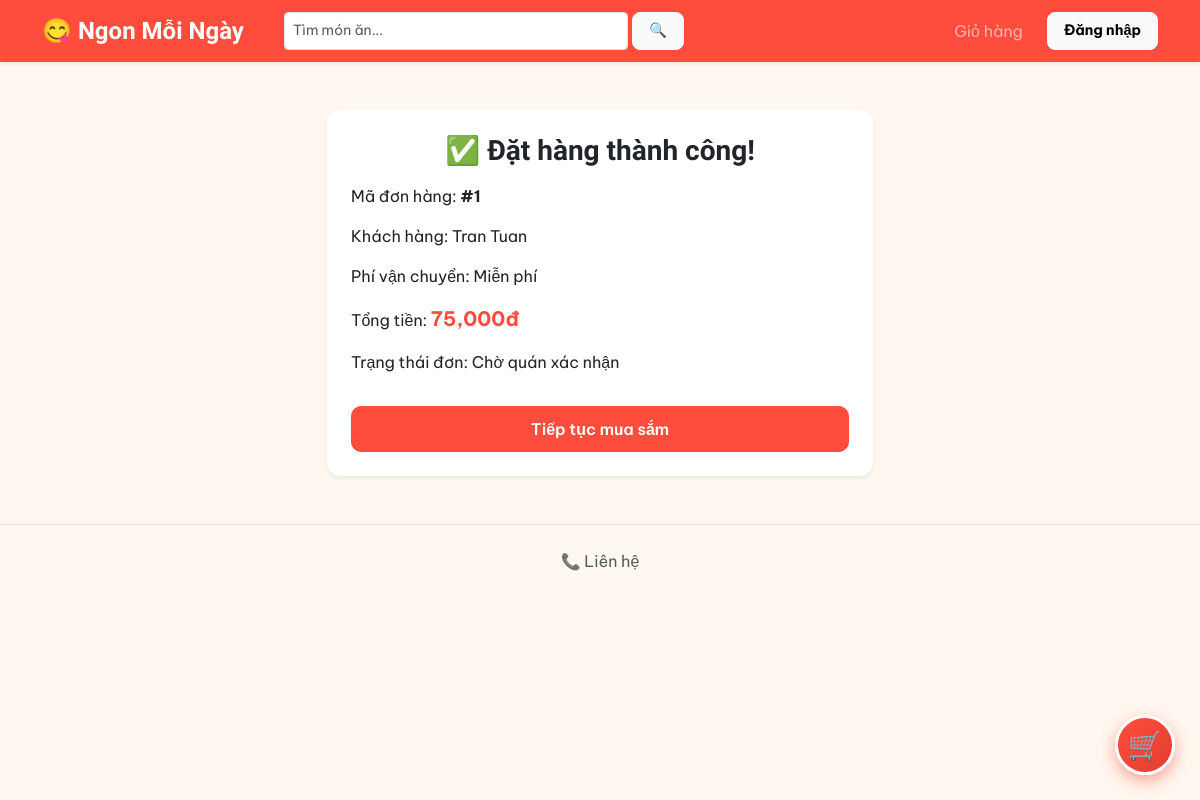
Page /donhang/thanh_cong.php?id=1 on the committed database.
### tables this page shows
CREATE TABLE `don_hang` (
  `id` int(11) NOT NULL,
  `id_nguoi_dung` int(11) DEFAULT NULL,
  `ten_khach` varchar(100) DEFAULT NULL,
  `sdt` varchar(15) DEFAULT NULL,
  `ngay_dat` datetime DEFAULT current_timestamp(),
  `tong_tien` decimal(10,0) NOT NULL,
  `trang_thai` enum('cho_xac_nhan','da_nhan','dang_lam','dang_giao','hoan_thanh','da_huy') NOT NULL DEFAULT 'cho_xac_nhan',
  `id_ma_giam_gia` int(11) DEFAULT NULL,
  `tien_giam` decimal(10,0) NOT NULL DEFAULT 0,
  `phi_ship` decimal(10,0) NOT NULL DEFAULT 0,
  `phuong_thuc_tt` enum('cod','chuyen_khoan') NOT NULL DEFAULT 'cod',
  `trang_thai_tt` enum('chua_thanh_toan','da_thanh_toan') NOT NULL DEFAULT 'chua_thanh_toan',
  `ten_shipper` varchar(100) DEFAULT NULL,
  `sdt_shipper` varchar(15) DEFAULT NULL,
  `dia_chi_giao` varchar(255) DEFAULT NULL
);

### donhang/thanh_cong.php (the view, shortened to what this page needs)
<?php
include '../includes/header.php';
include '../config/ketnoi.php';
$id = $_GET['id'];
$stmt = $conn->prepare("SELECT * FROM don_hang WHERE id = ?");
$stmt->bind_param("i", $id);
$stmt->execute();
$don = $stmt->get_result()->fetch_assoc();
?>
<div class="container my-5">
  <div class="row justify-content-center">
    <div class="col-md-6">
      <div class="card shadow-sm border-0">
        <div class="card-body p-4">
          <h3 class="text-center mb-3">✅ Đặt hàng thành công!</h3>
          <p>Mã đơn hàng: <strong>#<?php echo $don['id']; ?></strong></p>
          <p>Khách hàng: <?php echo $don['ten_khach']; ?></p>
          <p>Phí vận chuyển: <?php echo $don['phi_ship'] == 0 ? 'Miễn phí' : number_format($don['phi_ship']).'đ'; ?></p>
          <p>Tổng tiền: <strong class="fs-5" style="color:var(--primary);"><?php echo number_format($don['tong_tien']); ?>đ</strong></p>
          <p>Trạng thái đơn: Chờ quán xác nhận</p>
          <a href="../index.php" class="btn btn-brand w-100 mt-3">Tiếp tục mua sắm</a>
        </div>
      </div>
    </div>
  </div>
</div>
<?php include '../includes/footer.php'; ?>

### assets/css/style.css (style rules this page uses)
:root { --primary: #FF4D3D; --primary-dark: #E23E2E; --primary-light: #FFE4DE; --secondary: #0D9488; --accent: #FFB703; --dark: #2B2118; --bg-page: #FFF8F0; --muted: #8A7F72; }
body { font-family: 'Be Vietnam Pro', sans-serif; color: var(--dark); background: var(--bg-page); }
h1, h2, h3, h4, h5, h6, .navbar-brand, .card-title { font-family: 'Baloo 2', sans-serif; font-weight: 700; }
.btn-brand { background: var(--primary); border-color: var(--primary); color: #fff; }
.btn { padding: 10px 22px; font-size: 1rem; font-weight: 600; border-radius: 10px; transition: all 0.15s ease; }
.card { border-radius: 14px !important; }

### rows in the picture
don_hang: id "1", ten_khach "Tran Tuan", tong_tien "75,000"
